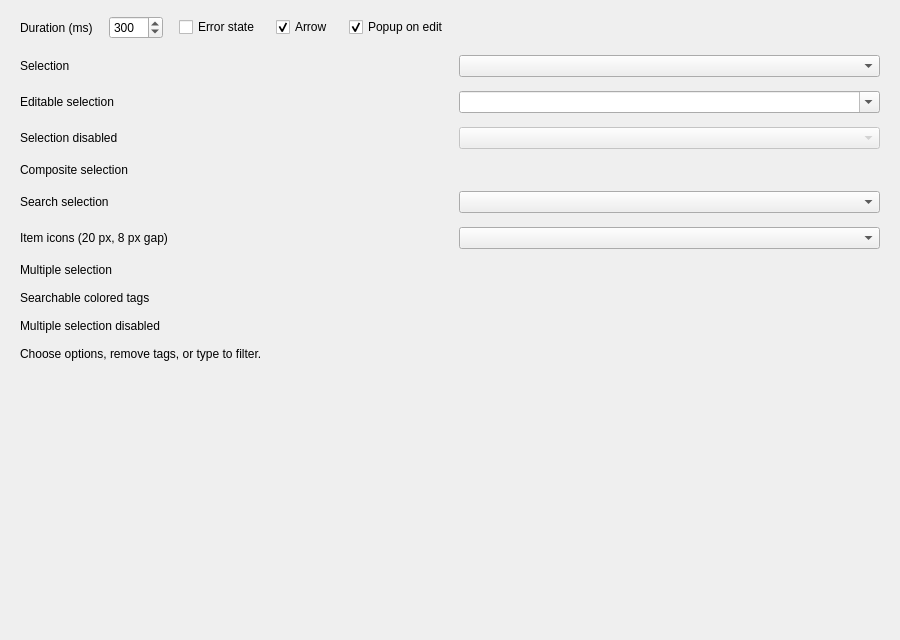
<?xml version="1.0" encoding="UTF-8"?>
<ui version="4.0">
 <class>ComboBoxesPage</class>
 <widget class="QWidget" name="ComboBoxesPage">
  <property name="geometry">
   <rect>
    <x>0</x>
    <y>0</y>
    <width>900</width>
    <height>640</height>
   </rect>
  </property>
  <layout class="QVBoxLayout" name="comboBoxesPageLayout">
   <property name="spacing"><number>16</number></property>
   <property name="leftMargin"><number>20</number></property>
   <property name="topMargin"><number>16</number></property>
   <property name="rightMargin"><number>20</number></property>
   <property name="bottomMargin"><number>16</number></property>
   <item>
    <layout class="QHBoxLayout" name="comboSettingsLayout">
     <item>
      <widget class="QLabel" name="durationLabel">
       <property name="text"><string>Duration (ms)</string></property>
      </widget>
     </item>
     <item>
      <widget class="QSpinBox" name="durationSpin">
       <property name="maximum"><number>2000</number></property>
       <property name="singleStep"><number>25</number></property>
       <property name="value"><number>300</number></property>
      </widget>
     </item>
     <item>
      <widget class="QCheckBox" name="errorCheck">
       <property name="text"><string>Error state</string></property>
      </widget>
     </item>
     <item>
      <widget class="QCheckBox" name="arrowCheck">
       <property name="text"><string>Arrow</string></property>
       <property name="checked"><bool>true</bool></property>
      </widget>
     </item>
     <item>
      <widget class="QCheckBox" name="popupOnEditCheck">
       <property name="text"><string>Popup on edit</string></property>
       <property name="checked"><bool>true</bool></property>
      </widget>
     </item>
     <item>
      <spacer name="settingsSpacer">
       <property name="orientation"><enum>Qt::Horizontal</enum></property>
       <property name="sizeHint" stdset="0">
        <size><width>40</width><height>20</height></size>
       </property>
      </spacer>
     </item>
    </layout>
   </item>
   <item>
    <layout class="QGridLayout" name="comboGrid">
     <property name="horizontalSpacing"><number>18</number></property>
     <property name="verticalSpacing"><number>14</number></property>
     <item row="0" column="0">
      <widget class="QLabel" name="normalLabel">
       <property name="text"><string>Selection</string></property>
      </widget>
     </item>
     <item row="0" column="1">
      <widget class="ComboBox" name="comboNormal"/>
     </item>
     <item row="1" column="0">
      <widget class="QLabel" name="editableLabel">
       <property name="text"><string>Editable selection</string></property>
      </widget>
     </item>
     <item row="1" column="1">
      <widget class="ComboBox" name="comboEditable">
       <property name="editable"><bool>true</bool></property>
      </widget>
     </item>
     <item row="2" column="0">
      <widget class="QLabel" name="disabledLabel">
       <property name="text"><string>Selection disabled</string></property>
      </widget>
     </item>
     <item row="2" column="1">
      <widget class="ComboBox" name="comboDisabled">
       <property name="enabled"><bool>false</bool></property>
      </widget>
     </item>
     <item row="3" column="0">
      <widget class="QLabel" name="compositeLabel">
       <property name="text"><string>Composite selection</string></property>
      </widget>
     </item>
     <item row="3" column="1">
      <widget class="CompositeComboBox" name="comboComposite"/>
     </item>
     <item row="4" column="0">
      <widget class="QLabel" name="searchLabel">
       <property name="text"><string>Search selection</string></property>
      </widget>
     </item>
     <item row="4" column="1">
      <widget class="SearchComboBox" name="comboSearch"/>
     </item>
     <item row="5" column="0">
      <widget class="QLabel" name="iconsLabel">
       <property name="text"><string>Item icons (20 px, 8 px gap)</string></property>
      </widget>
     </item>
     <item row="5" column="1">
      <widget class="ComboBox" name="comboIcons"/>
     </item>
     <item row="6" column="0">
      <widget class="QLabel" name="multiLabel">
       <property name="text"><string>Multiple selection</string></property>
      </widget>
     </item>
     <item row="6" column="1">
      <widget class="MultiSelectComboBox" name="comboMulti">
       <property name="searchable"><bool>false</bool></property>
       <property name="clearButtonVisible"><bool>false</bool></property>
      </widget>
     </item>
     <item row="7" column="0">
      <widget class="QLabel" name="multiSearchLabel">
       <property name="text"><string>Searchable colored tags</string></property>
      </widget>
     </item>
     <item row="7" column="1">
      <widget class="MultiSelectComboBox" name="comboMultiSearch"/>
     </item>
     <item row="8" column="0">
      <widget class="QLabel" name="multiDisabledLabel">
       <property name="text"><string>Multiple selection disabled</string></property>
      </widget>
     </item>
     <item row="8" column="1">
      <widget class="MultiSelectComboBox" name="comboMultiDisabled">
       <property name="enabled"><bool>false</bool></property>
      </widget>
     </item>
     <item row="9" column="0" colspan="2">
      <widget class="QLabel" name="multiResultLabel">
       <property name="text"><string>Choose options, remove tags, or type to filter.</string></property>
      </widget>
     </item>
    </layout>
   </item>
   <item>
    <spacer name="pageSpacer">
     <property name="orientation"><enum>Qt::Vertical</enum></property>
     <property name="sizeHint" stdset="0">
      <size><width>20</width><height>40</height></size>
     </property>
    </spacer>
   </item>
  </layout>
 </widget>
 <customwidgets>
  <customwidget>
   <class>MultiSelectComboBox</class>
   <extends>QWidget</extends>
   <header>animatedwidgets/comboboxes/multiselectcombobox.h</header>
  </customwidget>
  <customwidget>
   <class>SearchComboBox</class>
   <extends>QComboBox</extends>
   <header>animatedwidgets/comboboxes/searchcombobox.h</header>
  </customwidget>
  <customwidget>
   <class>ComboBox</class>
   <extends>QComboBox</extends>
   <header>animatedwidgets/comboboxes/combobox.h</header>
  </customwidget>
  <customwidget>
   <class>CompositeComboBox</class>
   <extends>QWidget</extends>
   <header>animatedwidgets/comboboxes/compositecombobox.h</header>
  </customwidget>
 </customwidgets>
 <resources/>
 <connections/>
</ui>
